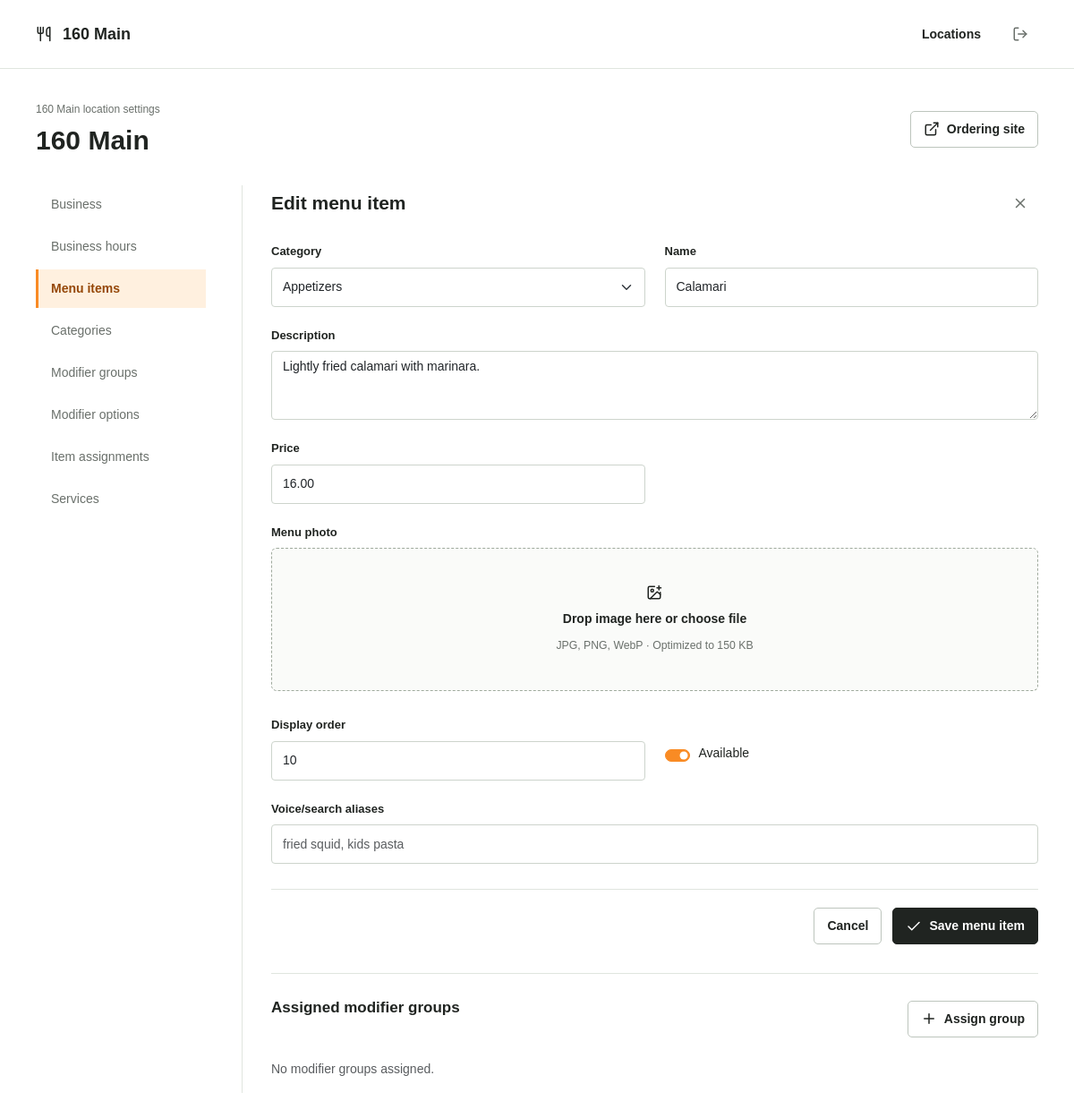
The app's page /onboarding/one-sixty-main/menu/item/1/ (signed in) with its own data.
### tenants/models.py (models this page shows, shortened)
class Tenant(models.Model):
    account = models.ForeignKey(Account, on_delete=models.CASCADE, related_name="restaurants")
    ordering_paused = models.BooleanField(default=False)
    closure_message = models.CharField(max_length=250, blank=True, default="")
    preparation_minutes = models.PositiveIntegerField(default=20, validators=[MinValueValidator(1), MaxValueValidator(240)])
    scheduled_pickup_enabled = models.BooleanField(default=False)
    scheduling_days = models.PositiveIntegerField(default=7, validators=[MinValueValidator(1), MaxValueValidator(30)])
    pickup_interval_minutes = models.PositiveIntegerField(default=15, validators=[MinValueValidator(5), MaxValueValidator(60)])
    media_key = models.UUIDField(default=uuid4, editable=False, unique=True)
    logo = models.ImageField(upload_to=logo_upload_path, blank=True, max_length=500)
    name = models.CharField(max_length=120)
    slug = models.SlugField(max_length=80, unique=True, blank=True)
    primary_domain = models.CharField(max_length=255, unique=True, blank=True, null=True)
    logo_url = models.URLField(max_length=500, blank=True, default="")
    business_email = models.EmailField(blank=True, default="")
    business_phone = models.CharField(max_length=32, blank=True, default="")
    timezone = models.CharField(max_length=64, default="America/Detroit")
    is_active = models.BooleanField(default=True)
    created_at = models.DateTimeField(auto_now_add=True)
    updated_at = models.DateTimeField(auto_now=True)
    class Meta:
        ordering = ["name"]
    @property
    def logo_src(self):
        return self.logo.url if self.logo else self.logo_url

class Account(models.Model):
    name = models.CharField(max_length=120)
    slug = models.SlugField(max_length=80, unique=True, blank=True)
    created_at = models.DateTimeField(auto_now_add=True)
    updated_at = models.DateTimeField(auto_now=True)
    class Meta:
        ordering = ["name"]

### catalog/models.py (models this page shows, shortened)
class MenuItem(models.Model):
    image = models.ImageField(upload_to=menu_upload_path, blank=True, max_length=500)
    tenant = models.ForeignKey("tenants.Tenant", on_delete=models.CASCADE, related_name="menu_items")
    category = models.ForeignKey(MenuCategory, on_delete=models.PROTECT, related_name="items")
    name = models.CharField(max_length=120)
    description = models.TextField(blank=True, default="")
    price = models.DecimalField(max_digits=10, decimal_places=2)
    image_url = models.URLField(max_length=500, blank=True, default="")
    is_active = models.BooleanField(default=True)
    sort_order = models.PositiveIntegerField(default=0)
    created_at = models.DateTimeField(auto_now_add=True)
    updated_at = models.DateTimeField(auto_now=True)
    class Meta:
        unique_together = ("tenant", "name")
        ordering = ["category__sort_order", "sort_order", "name"]
    @property
    def image_src(self):
        return self.image.url if self.image else self.image_url

### tenants/views.py (the view, shortened to what this page needs)
# urls.py: path("<slug:tenant_slug>/menu/<str:kind>/<int:object_id>/", views.catalog_edit, name="catalog_edit"),
@restaurant_access
def catalog_edit(request, tenant, kind, object_id=None):
    if kind not in EDITORS:
        raise PermissionDenied
    model, form_class, section, label = EDITORS[kind]
    instance = get_object_or_404(_editor_queryset(model, tenant), pk=object_id) if object_id else model()
    if kind in {"category", "item", "group", "hours_override"}:
        instance.tenant = tenant
    kwargs = {"tenant": tenant} if kind in {"item", "option", "link"} else {}
    initial = {}
    for field, related_model in [("menu_item", MenuItem), ("group", ModifierGroup), ("category", MenuCategory)]:
        value = request.GET.get(field)
        if value and value.isdecimal() and field in form_class.base_fields:
            related = related_model.objects.filter(tenant=tenant, pk=value).first()
            if related:
                initial[field] = related.pk
    form = form_class(request.POST or None, request.FILES or None, instance=instance, initial=initial, **kwargs)
    context = _context(tenant, section)
    context.update(form=form, label=label, kind=kind, record=instance, editing=bool(object_id), back_url=_manage_url(tenant, section))
    return render(request, "onboarding/editor.html", context)

### tenants/access.py (called while the page is built)
def accessible_tenants(user):
    if not user.is_authenticated or not user.is_active:
        return Tenant.objects.none()
    if user.is_superuser:
        return Tenant.objects.all()
    return Tenant.objects.filter(
        models.Q(memberships__user=user) | models.Q(account__memberships__user=user)
    ).distinct()

def restaurant_access(view):
    @wraps(view)
    def wrapped(request, tenant_slug, *args, **kwargs):
        if not request.user.is_authenticated:
            return redirect_to_login(request.get_full_path(), reverse("onboarding:restaurant_login", args=[tenant_slug]))
        tenant = get_object_or_404(accessible_tenants(request.user), slug=tenant_slug)
        return view(request, tenant, *args, **kwargs)
    return wrapped

### tenants/views.py (called while the page is built)
def _manage_url(tenant, section="overview"):
    return reverse("onboarding:restaurant_manage", args=[tenant.slug]) + "?section=" + section

def _context(tenant, section):
    return {"tenant": tenant, "section": section, "sections": SECTIONS}

def _editor_queryset(model, tenant):
    if model == ModifierOption:
        return model.objects.filter(group__tenant=tenant)
    if model == MenuItemModifierGroup:
        return model.objects.filter(menu_item__tenant=tenant, group__tenant=tenant)
    return model.objects.filter(tenant=tenant)

### templates/onboarding/editor.html (shortened to what this page needs)
{% extends "onboarding/workspace.html" %}
{% block workspace %}
<section class="editor-surface">
  <div class="section-heading"><h2>{% if editing %}Edit{% else %}Add{% endif %} {{ label }}</h2><a href="{{ back_url }}" class="icon-button" title="Close editor" aria-label="Close editor"><i data-lucide="x"></i></a></div>
  <form method="post" enctype="multipart/form-data" class="onboarding-form">
    {% csrf_token %}{% include "onboarding/fields.html" %}
    <div class="form-actions"><a class="btn btn-outline-dark" href="{{ back_url }}">Cancel</a><button class="btn btn-dark" type="submit"><i data-lucide="check"></i> Save {{ label }}</button></div>
  </form>
  {% if editing and kind == 'item' %}
  <section class="form-section"><div class="section-heading"><h3>Assigned modifier groups</h3><a class="btn btn-outline-dark" href="{% url 'onboarding:catalog_create' tenant.slug 'link' %}?menu_item={{ record.pk }}"><i data-lucide="plus"></i> Assign group</a></div>
    {% for link in record.modifier_groups.all %}<div class="record-row"><div class="record-main"><strong>{{ link.group.name }}</strong><small>{{ link.effective_min }} minimum · {% if link.effective_max %}{{ link.effective_max }} maximum{% else %}Unlimited{% endif %}</small></div>{% include "onboarding/row_actions.html" with kind="link" record=link %}</div>{% empty %}<p class="text-muted">No modifier groups assigned.</p>{% endfor %}
  </section>
  {% endif %}
</section>
{% endblock %}

### templates/onboarding/workspace.html (shortened to what this page needs)
{% extends "onboarding/base.html" %}
{% block content %}
<header class="onboarding-header">
  <div><p class="section-kicker">{{ tenant.account.name }} location settings</p><h1>{{ tenant.name }}</h1></div>
  <a class="btn btn-outline-dark" href="/{{ tenant.slug }}/" target="_blank" rel="noopener"><i data-lucide="external-link"></i> Ordering site</a>
</header>
<div class="onboarding-layout">
  <aside class="setup-nav" aria-label="Location settings">
    {% for key, label in sections %}<a href="{% url 'onboarding:restaurant_manage' tenant.slug %}?section={{ key }}" {% if section == key %}class="is-current" aria-current="page"{% endif %}>{{ label }}</a>{% endfor %}
  </aside>
  <div class="setup-content">{% block workspace %}{% endblock %}</div>
</div>
{% endblock %}

### templates/onboarding/base.html (shortened to what this page needs)
{% load static %}
<!DOCTYPE html>
<html lang="en">
<head>
  <link href="https://cdn.jsdelivr.net/npm/bootstrap@5.3.3/dist/css/bootstrap.min.css" rel="stylesheet">
  <link rel="stylesheet" href="{% static 'css/onboarding.css' %}">
</head>
<body class="onboarding-body">
  <nav class="onboarding-nav" aria-label="Account">
    <div class="workspace-width nav-inner">
      <a class="onboarding-brand" href="{% if login_page %}#{% else %}{% url 'onboarding:restaurant_list' %}{% endif %}">
        {% if tenant.logo_src %}<img src="{{ tenant.logo_src }}" alt="" class="brand-logo">{% else %}<i data-lucide="utensils" aria-hidden="true"></i>{% endif %}
        <span>{% if tenant %}{{ tenant.name }}{% else %}Carryout{% endif %}</span>
      </a>
      {% if user.is_authenticated and not login_page %}
      <div class="nav-actions">
        <a href="{% url 'onboarding:restaurant_list' %}" class="nav-link">Locations</a>
        <form method="post" action="{% url 'onboarding:logout' %}">{% csrf_token %}<button class="icon-button" title="Sign out" aria-label="Sign out"><i data-lucide="log-out"></i></button></form>
      </div>
      {% endif %}
    </div>
  </nav>
  <main class="workspace-width onboarding-shell">
    {% block content %}{% endblock %}
  </main>
</body>
</html>

### templates/onboarding/fields.html (shortened to what this page needs)
<div class="form-grid">
{% for field in form %}
  {% if field.is_hidden %}{{ field }}
  {% elif field.field.widget.input_type == 'file' %}
    <div class="field full-width">
      <label class="form-label" for="{{ field.id_for_label }}">{{ field.label }}</label>
      <div class="upload-zone" data-upload-zone>
        <div class="upload-copy"><i data-lucide="image-plus"></i><span data-upload-name>Drop image here or choose file</span><small>JPG, PNG, WebP · Optimized to 150 KB</small></div>
      </div>
    </div>
  {% elif field.field.widget.input_type == 'checkbox' %}
    <div class="field checkbox-field"><label class="form-check form-switch">{{ field }}<span class="form-check-label">{{ field.label }}</span></label>{{ field.errors }}</div>
  {% else %}
    <div class="field {% if field.name == 'description' or field.name == 'alias_text' %}full-width{% endif %}">
      <label class="form-label" for="{{ field.id_for_label }}">{{ field.label }}</label>{{ field }}{{ field.errors }}
    </div>
  {% endif %}
{% endfor %}
</div>

### static/css/onboarding.css (style rules this page uses)
:root { --ink:#202421; --muted:#6a706b; --line:#e0e5df; --accent:#f98b24; --accent-ink:#954708; --accent-soft:#fff0df; --accent-ring:#fbc38e; --wash:#fff5eb; }
* { box-sizing:border-box; letter-spacing:0; }
body.onboarding-body { margin:0; color:var(--ink); background:#fff; font-family:Arial,Helvetica,sans-serif; font-size:14px; }
a { color:var(--accent-ink); }
button,input,select,textarea { font:inherit; }
button,a,input,select,textarea { -webkit-tap-highlight-color:transparent; }
svg.lucide { width:18px; height:18px; flex-shrink:0; vertical-align:middle; }
.workspace-width { width:100%; max-width:1320px; padding-inline:40px; margin-inline:auto; }
.onboarding-nav { position:sticky; top:0; z-index:20; background:rgba(255,255,255,.96); border-bottom:1px solid var(--line); }
.nav-inner { min-height:76px; display:flex; align-items:center; justify-content:space-between; gap:20px; }
.onboarding-brand { display:flex; align-items:center; gap:12px; color:var(--ink); font-size:18px; font-weight:700; text-decoration:none; min-width:0; }
.onboarding-brand span { overflow-wrap:anywhere; }
.nav-actions { display:flex; align-items:center; gap:24px; flex-shrink:0; }
.nav-link { font-weight:600; color:var(--ink); }
.onboarding-shell { padding-top:36px; padding-bottom:64px; }
.onboarding-header { display:flex; align-items:center; justify-content:space-between; gap:20px; margin-bottom:32px; }
h1 { font-size:30px; font-weight:700; line-height:1.2; margin:0; overflow-wrap:anywhere; }
h2 { font-size:21px; font-weight:700; margin:0; overflow-wrap:anywhere; }
h3 { font-size:17px; font-weight:700; margin:0; }
.section-kicker { color:var(--muted); font-size:12px; margin:0 0 8px; }
.btn { display:inline-flex; justify-content:center; align-items:center; gap:8px; min-height:40px; border-radius:5px; padding:9px 14px; font-size:14px; font-weight:600; }
.btn-dark { background:var(--ink); border-color:var(--ink); }
.btn-outline-dark { border-color:#bdc5bd; color:var(--ink); }
.icon-button { width:40px; height:40px; padding:0; display:inline-flex; align-items:center; justify-content:center; background:transparent; border:0; color:var(--muted); border-radius:4px; flex-shrink:0; text-decoration:none; }
.onboarding-layout { display:grid; grid-template-columns:190px minmax(0,1fr); gap:40px; }
.setup-nav { display:flex; flex-direction:column; gap:4px; position:sticky; top:104px; align-self:start; }
.setup-nav a { padding:11px 14px; color:var(--muted); text-decoration:none; border-left:3px solid transparent; }
.setup-nav a.is-current { border-color:var(--accent); background:var(--accent-soft); color:var(--accent-ink); font-weight:700; }
.setup-content { min-width:0; border-left:1px solid var(--line); padding-left:32px; }
.section-heading { display:flex; align-items:center; justify-content:space-between; gap:16px; margin-bottom:24px; min-height:40px; }
.editor-surface { max-width:880px; }
.form-grid { display:grid; grid-template-columns:repeat(2,minmax(0,1fr)); gap:22px; }
.field { min-width:0; }
.full-width { grid-column:1/-1; }
.form-label { display:block; margin-bottom:8px; font-size:13px; font-weight:600; }
.form-control,.form-select { min-height:44px; border-radius:4px; border-color:#cdd4cc; font-size:14px; max-width:100%; }
.form-check { margin-bottom:0; display:flex; align-items:center; gap:10px; }
.form-check .form-check-input { flex-shrink:0; }
.form-check-input:checked { background-color:var(--accent); border-color:var(--accent); }
.checkbox-field { align-self:center; padding-top:12px; }
.form-actions { display:flex; justify-content:flex-end; flex-wrap:wrap; gap:12px; margin-top:28px; padding-top:20px; border-top:1px solid var(--line); }
.form-section { margin-top:32px; padding-top:28px; border-top:1px solid var(--line); }
.form-section h2,.form-section h3 { margin-bottom:24px; }
.upload-zone { position:relative; min-height:160px; display:flex; align-items:center; justify-content:center; gap:24px; padding:20px; border:1px dashed #9faa9d; border-radius:6px; background:#fafbf9; }
.upload-copy { display:flex; flex-direction:column; align-items:center; gap:10px; text-align:center; min-width:0; }
.upload-copy span { overflow-wrap:anywhere; font-weight:600; }
.upload-copy small { color:var(--muted); }

### records on screen
Tenant: name "160 Main", account.name "160 Main"
MenuItem: form "Appetizers" "Calamari" "Lightly fried calamari with marinara." "16.00" "10", form "☑"

### other values on screen
{{ label }} "Business" "Business hours" "Menu items" "Categories" "Modifier groups" "Modifier options" "Item assignments" "Services"
{{ label }} "menu item"
{{ field.label }} "Category" "Name" "Description" "Price" "Display order" "Voice/search aliases"
{{ field.label }} "Menu photo"
{{ field.label }} "Available"
